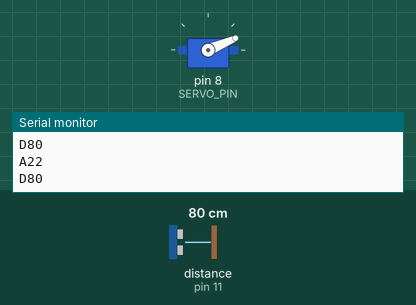
A sketch run on a simulated Arduino Uno, built with avr-gcc and run on an emulated ATmega328P. Shown: servo, the last lines printed to the serial monitor. Wiring (inferred from the names in the program): ultrasonic range finder: trigger pin 12; echo pin 11. The test bench sets the inputs (shaded band); at power-on: distance to the obstacle (sensor on pin 11) 80 cm. The echo pulse lasts 58.3 µs per cm.

Above: at 1.28 s.
1.3 s: distance to the obstacle (sensor on pin 11) set to 2 cm
At 2.31 s:
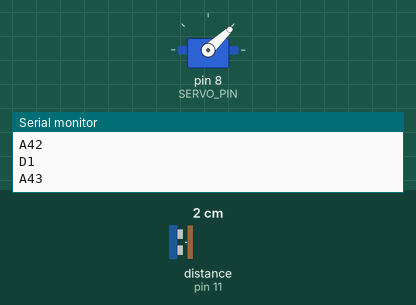
4.3 s: distance to the obstacle (sensor on pin 11) set to 35 cm
At 4.45 s:
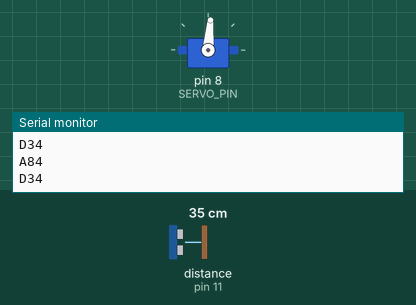
10.3 s: distance to the obstacle (sensor on pin 11) set to 250 cm
At 10.39 s:
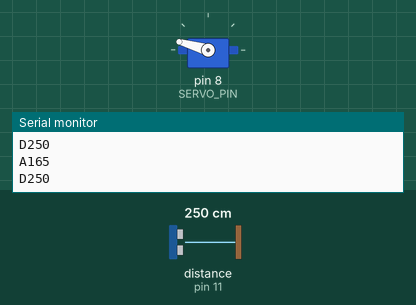
Timing chart, 0 to 19.3 s (numbered marks = the images above; inputs shaded):
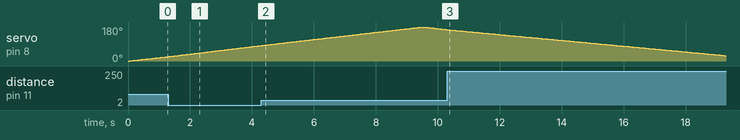

The sketch:

Radar.ino
```cpp
#include <Servo.h>

const unsigned int TRIG_PIN = 12;
const unsigned int ECHO_PIN = 11;

const unsigned int SERVO_PIN = 8;

const unsigned int BAUD_RATE= 9600;


unsigned int angle = 0;

Servo servo;

void setup() {

  servo.attach(SERVO_PIN);

  pinMode(TRIG_PIN, OUTPUT);
  pinMode(ECHO_PIN, INPUT);
  Serial.begin(BAUD_RATE);

}

int distance(){
  digitalWrite(TRIG_PIN, LOW);
  delayMicroseconds(2);
  digitalWrite(TRIG_PIN, HIGH);
  delayMicroseconds(10);
  digitalWrite(TRIG_PIN, LOW);


  const unsigned long duration = pulseIn(ECHO_PIN, HIGH);
  return duration/29/2;

  }

int pos = 0;
void loop() {

  for (pos = 0; pos <= 180; pos += 1) {

    servo.write(pos);

    Serial.print("D");
    Serial.println(distance());

    Serial.print("A");
    Serial.println(pos);
    delay(50);
  }
  for (pos = 180; pos >= 0; pos -= 1) {
    servo.write(pos);

    Serial.print("D");
    Serial.println(distance());

    Serial.print("A");
    Serial.println(pos);
    delay(50);
  }


}
```
